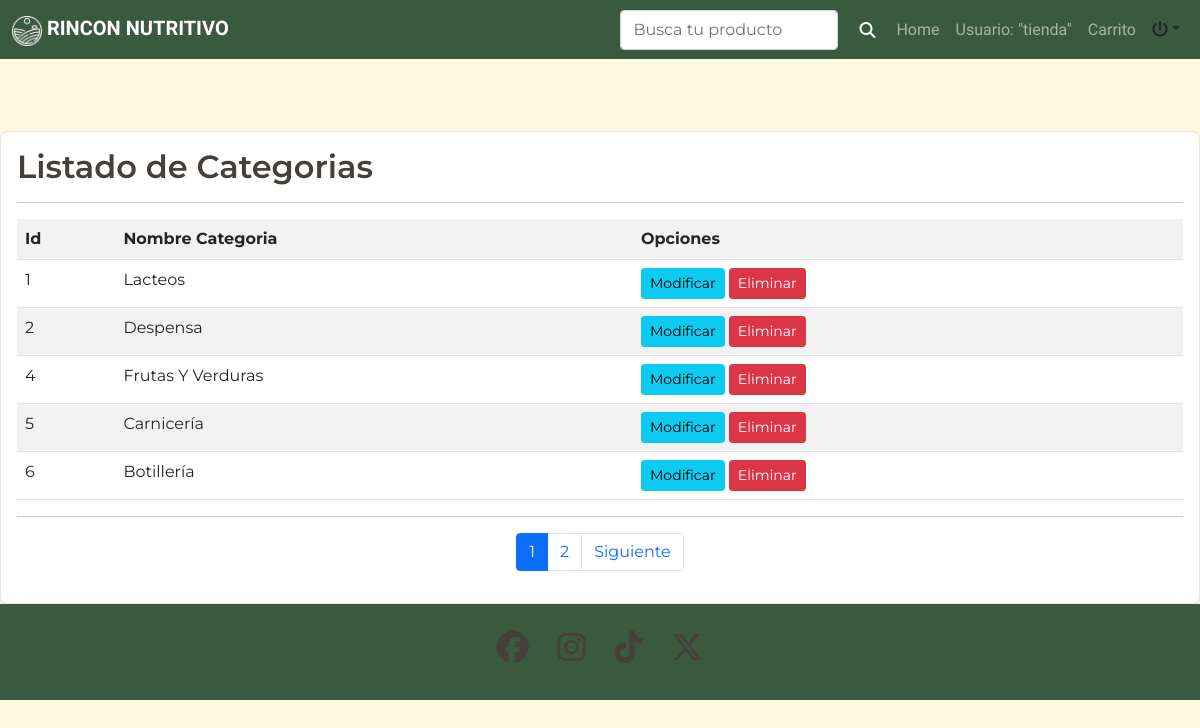
The page /listar-categorias/ (signed in) on the database its author committed.
### app/models.py (models this page shows, shortened)
class CategoriaAlimento(models.Model):
    nombre = models.CharField(max_length=30)

### app/views.py (the view)
# urls.py: path('listar-categorias/', listar_Categorias, name="listar_categorias"),
@permission_required('app.view_categoria_alimento')
def listar_Categorias(request):
    categorias = CategoriaAlimento.objects.all()
    page = request.GET.get('page',1)
    try:
        paginator = Paginator(categorias, 5)
        categorias = paginator.page(page)
    except:
        raise Http404
    data ={
        'entity': categorias,
        'paginator': paginator
    }
    return render(request, 'app/categoria/listar.html', data)

### app/templates/app/categoria/listar.html (shortened to what this page needs)
{% extends 'app/base.html' %}
{% block contenido %}
{% load crispy_forms_tags %}
{% load humanize %}
<br><br><br>
<div class="card">
    <div class="card-body">
        <h2>Listado de Categorias</h2>
        <hr>
        <table class="table table-striped table-hover table-responsive-sm">
            <tr>
                <th>Id</th>
                <th>Nombre Categoria</th>
                <th>Opciones</th>
            </tr>
            {% for c in entity %}
            <tr>
                <td>{{ c.id | title }}</td>
                <td>{{ c.nombre| title }}</td>
                <td>
                    {% if perms.app.change_categoria_alimento %}
                    <a href="{% url 'modificar_categoria' c.id %}" class="btn btn-info btn-sm">Modificar</a>
                    {% endif %}
                    {%if perms.app.delete_categoria_alimento %}
                    <a href="#" onclick="eliminarCategoria({{ c.id }})" class="btn btn-danger btn-sm">Eliminar</a>
                    {% endif %}
                </td>
            </tr>
            {%  endfor %}
        </table>
        <hr>
        <div>
            {% include 'app/paginator.html' %}
        </div>
    </div>
</div>
{%  endblock %}

### app/templates/app/base.html (shortened to what this page needs)
<!DOCTYPE html>
<html lang="en">
<head>
    <link href="https://cdn.jsdelivr.net/npm/bootstrap@5.0.2/dist/css/bootstrap.min.css" rel="stylesheet">
    <link rel="stylesheet" href="https://cdnjs.cloudflare.com/ajax/libs/font-awesome/6.6.0/css/all.min.css">
    {% load static %}
    <link rel="stylesheet" href="{% static 'app/css/estilos.css' %}">
</head>
<body class="body-base">
  <header>
    <nav class="navbar navbar-expand-lg navbar-dark">
        <div class="container-fluid">
            <a class="navbar-brand" href="#">
                <img src="{% static 'app/img/Iconos/Logo-B.png' %}" alt="" width="30" height="30" class="d-inline-block align-text-top">
                RINCON NUTRITIVO
            </a>
            <div class="collapse navbar-collapse" id="navbarSupportedContent">
                <ul class="navbar-nav ms-auto mb-2 mb-lg-0">
                    {% if user.is_authenticated %}
                        <form class="d-flex" method="get" action="{% url 'home' %}">
                            <input class="form-control me-2" type="search" name="search" placeholder="Busca tu producto" aria-label="Search">
                            <button class="btn btn-icon" type="submit">
                                <i class="fa-solid fa-magnifying-glass"></i>
                            </button>
                        </form>
                        <li class="nav-item">
                            <a class="nav-link" href="{% url 'home' %}">Home</a>
                        </li>
                        <li class="nav-item">
                            <a class="nav-link" href="#">Usuario: "{{ user.username }}"</a>
                        </li>
                        <li class="nav-item">
                            <a class="nav-link" href="{% url 'ver_carrito' %}">Carrito</a>
                        </li>
                        <div class="nav-item dropdown">
                            <a class="nav-link dropdown-toggle text-dark" data-bs-toggle="dropdown" role="buton"
                                aria-expanded="false"><i class="fa-solid fa-power-off"></i></a>
                        </div>
                        {% else %}
                        <li class="nav-item">
                            <a class="nav-link active" aria-current="page" href="{% url 'index' %}">Inicio</a>
                        </li>
                        {% endif %}
                </ul>
            </div>
        </div>
    </nav>
</header>
    {% block contenido %}
    {% endblock contenido %}
    <footer class=" text-white text-center py-5">
        <div class="container">
            <div class="row justify-content-center">
                <div class="col-xs-12 col-md-6 col-lg-3">
                    <h2>
                        <i class="fa-brands fa-facebook"></i>
                        <i class="fa-brands fa-instagram"></i>
                        <i class="fa-brands fa-tiktok"></i>
                        <i class="fa-brands fa-x-twitter"></i>
                    </h2>
                </div>
            </div>
        </div>
    </footer>
</body>
</html>

### app/static/app/css/estilos.css (style rules this page uses)
.body-base { margin: 0; background-color: #FEFAE0; font-family: "Montserrat", sans-serif; }
.navbar { background-color: #3A5A40; }
.navbar-brand { font-family: "Bona Nova", serif; font-weight: 700; }
.nav-link { font-family: "Bona Nova", serif; }
footer { position: relative; bottom: 0; width: 100%; background-color: #3A5A40; height: 56px; display: flex; align-items: center; justify-content: center; }
footer i { margin: 0 10px; }
.btn-icon { display: flex; align-items: center; justify-content: center; width: auto; height: auto; }
.btn-icon i { font-size: 16px; color: #fff; }
.card { display: flex; flex-direction: column; height: 100%; width: 100%; border: 1px solid #E6E6E6; border-radius: 8px; box-shadow: 0 2px 5px rgba(0, 0, 0, 0.1); overflow: hidden; background-color: #fff; }
a { text-decoration: none; }
.detalles h1, h2 { color: #463F3A; font-weight: 600; }

### rows shown on the page
CategoriaAlimento: id "1", nombre "Lacteos"
CategoriaAlimento: id "2", nombre "Despensa"
CategoriaAlimento: id "4", nombre "Frutas Y Verduras"
CategoriaAlimento: id "5", nombre "Carnicería"
CategoriaAlimento: id "6", nombre "Botillería"

### other values the page prints
{{ user.username }} "tienda"
{{ page }} "1" "2"
